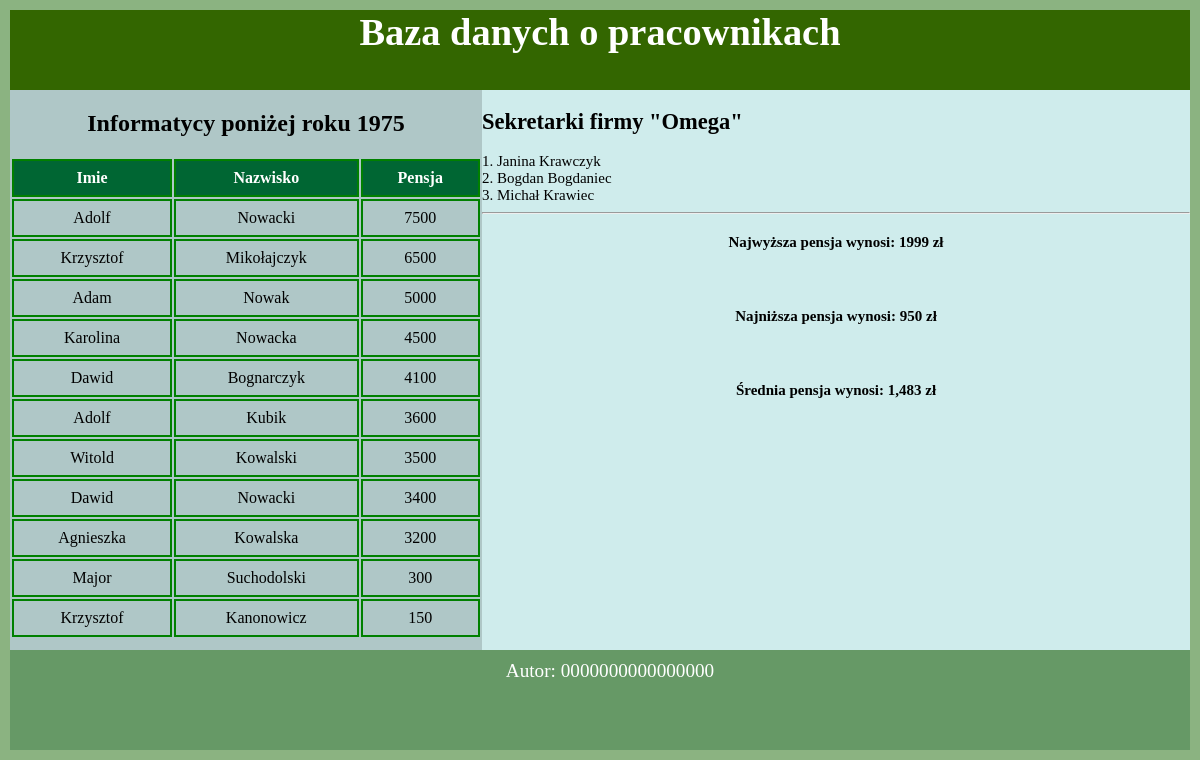
The page /bzkartk1/firma.php on the database its author committed.
### tables this page shows
CREATE TABLE `informatycy` (
  `imie` text NOT NULL,
  `nazwisko` text NOT NULL,
  `pensja` int(11) NOT NULL
);

CREATE TABLE `sekretarki` (
  `Imie` text NOT NULL,
  `Nazwisko` text NOT NULL,
  `Pensja` int(11) NOT NULL
);

### bzkartk1/firma.php (the view, shortened to what this page needs)
<!DOCTYPE html>
<html lang="en">
<head>
  <link rel="stylesheet" href="./firma.css">
</head>
<body>
  <div class="container">
    <div class="banner">
     <h1> Baza danych o pracownikach </h1>
    </div>
    <div class="left-panel"><h2>Informatycy poniżej roku 1975</h2>
      <table>
        <tr>
          <th>
            Imie
          </th>
          <th>
            Nazwisko
          </th>
          <th>
            Pensja
          </th>
        </tr>
        <?php
          $host="localhost";
          $user = "root";
          $password = "";
          $dbname = "firma";
          $conn = mysqli_connect($host, $user, $password, $dbname);
          $select = mysqli_query($conn,"SELECT * FROM `informatycy` ORDER BY `pensja` DESC;");
          while ($display=mysqli_fetch_assoc($select)){
          echo'
          <tr>
            <td>'.$display["imie"].'</td>
            <td>'.$display["nazwisko"].'</td>
            <td>'.$display["pensja"].'</td>
          </tr>
          ';
          }
        ?>
      </table>
    </div>
<div class="right-panel">
  <div class ="dane_sekretarek_container">
      <h2>Sekretarki firmy "Omega"</h2>
      <div class = "dane_sekretarek">
        <?php
          $i=1;
          $select = mysqli_query($conn,"SELECT `imie`, `nazwisko`, `pensja` FROM `sekretarki`");
          while($display_dane_sekretarek = mysqli_fetch_assoc ($select)) {
            echo $i++.'. '.$display_dane_sekretarek["imie"].' '.$display_dane_sekretarek["nazwisko"]."<br>";
          }
          ?>
      </div>
    </div>
  <hr>
  <div class="pensja_sekretarek_container">
    <div class = "pensja_sekretarek">
      <?php
        $select = mysqli_query($conn,"SELECT `imie`, `nazwisko`, `pensja` FROM `sekretarki` order by `pensja` DESC;");
        $display_dane_sekretarek = mysqli_fetch_assoc ($select);
        echo '<h4>Najwyższa pensja wynosi: '.$display_dane_sekretarek["pensja"].  ' zł</h4><br>';
        $select = mysqli_query($conn,"SELECT `imie`, `nazwisko`, `pensja` FROM `sekretarki` order by `pensja` ;");
        $display_dane_sekretarek = mysqli_fetch_assoc ($select);
        echo'<h4>Najniższa pensja wynosi: '.$display_dane_sekretarek["pensja"].  ' zł</h4><br>';
        $select = mysqli_query($conn,"SELECT FORMAT(AVG(`pensja`),'N2') as  pensja_AVG FROM `sekretarki` ");
        $display_dane_sekretarek = mysqli_fetch_assoc ($select);
        echo'<h4>Średnia pensja wynosi: '.$display_dane_sekretarek["pensja_AVG"].  ' zł</h4><br>';
        ?>
    </div>
  </div>
</div>
<div class="footer">Autor: 0000000000000000</div>
</body>
</html>

### bzkartk1/firma.css (style rules this page uses)
body { margin:0 auto; padding:0; }
.container { background-color: #8BB381; border:10px solid #8BB381; overflow:hidden; }
.banner { background-color: #336600; color: white; font-size: 120%; text-align: center; height: 10vh; }
.banner h1 { margin: 0; padding: 0; }
.left-panel { background-color: #AFC7C7; width: 40%; min-height: 70vh; text-align: center; float: left; }
.right-panel { background-color: #CFECEC; width: 60%; min-height: 70vh; font-size: 15px; float: left; text-align: center; }
.right-panel hr { background-color: black; }
.dane_sekretarek_container { text-align: left; }
.footer { background-color: #669966; color: white; text-align: center; font-size: 120%; font-family: Tahoma; min-height: 10vh; padding: 10px; width:100%; clear:both; }
table { height: 100%; width:100%; text-align: center; margin: auto; }
th { height: 100%; background-color: #006633; color: white; text-align: center; }
th, td { height: 100%; border-bottom: 1px solid #026216; padding: 8px; border: 2px solid green; }

### rows shown on the page
informatycy: imie "Adolf", nazwisko "Nowacki", pensja "7500"
informatycy: imie "Krzysztof", nazwisko "Mikołajczyk", pensja "6500"
informatycy: imie "Adam", nazwisko "Nowak", pensja "5000"
informatycy: imie "Karolina", nazwisko "Nowacka", pensja "4500"
informatycy: imie "Dawid", nazwisko "Bognarczyk", pensja "4100"
informatycy: imie "Adolf", nazwisko "Kubik", pensja "3600"
informatycy: imie "Witold", nazwisko "Kowalski", pensja "3500"
informatycy: imie "Dawid", nazwisko "Nowacki", pensja "3400"
informatycy: imie "Agnieszka", nazwisko "Kowalska", pensja "3200"
informatycy: imie "Major", nazwisko "Suchodolski", pensja "300"
informatycy: imie "Krzysztof", nazwisko "Kanonowicz", pensja "150"
sekretarki: Imie "Janina", Nazwisko "Krawczyk"
sekretarki: Imie "Bogdan", Nazwisko "Bogdaniec", Pensja "950"
sekretarki: Imie "Michał", Nazwisko "Krawiec", Pensja "1999"

### other values the page prints
$display_dane_sekretarek["pensja_AVG"] "1,483"
